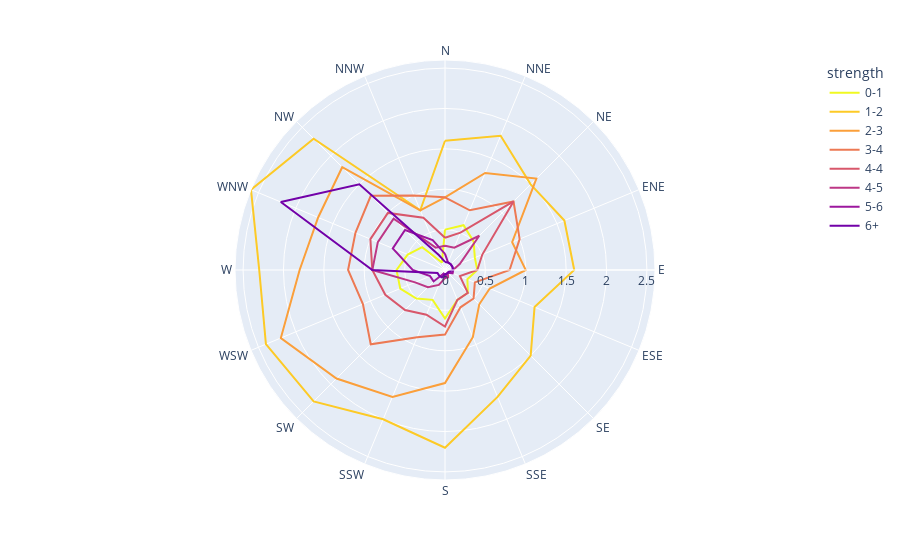

The code cell stored with this chart in its notebook:
### Code cell
import plotly.express as px
df = px.data.wind()
fig = px.line_polar(df, r="frequency", theta="direction", color="strength", line_close=True,
            color_discrete_sequence=px.colors.sequential.Plasma_r)
fig.show()

### Figure 1 — Plotly figure (JSON) as saved in the notebook; plotly's stock layout.template omitted (floating-point values rounded to 4 significant figures)
{"data": [{"hovertemplate": "strength=0-1<br>frequency=%{r}<br>direction=%{theta}<extra></extra>", "legendgroup": "0-1", "line": {"color": "#f0f921", "dash": "solid"}, "mode": "lines", "name": "0-1", "r": [0.5, 0.6, 0.5, 0.4, 0.4, 0.3, 0.4, 0.4, 0.6, 0.4, 0.5, 0.6, 0.6, 0.5, 0.4, 0.1, 0.5], "showlegend": true, "subplot": "polar", "theta": ["N", "NNE", "NE", "ENE", "E", "ESE", "SE", "SSE", "S", "SSW", "SW", "WSW", "W", "WNW", "NW", "NNW", "N"], "type": "scatterpolar"}, {"hovertemplate": "strength=1-2<br>frequency=%{r}<br>direction=%{theta}<extra></extra>", "legendgroup": "1-2", "line": {"color": "#fdca26", "dash": "solid"}, "mode": "lines", "name": "1-2", "r": [1.6, 1.8, 1.5, 1.6, 1.6, 1.2, 1.5, 1.7, 2.2, 2, 2.3, 2.4, 2.3, 2.6, 2.3, 0.8, 1.6], "showlegend": true, "subplot": "polar", "theta": ["N", "NNE", "NE", "ENE", "E", "ESE", "SE", "SSE", "S", "SSW", "SW", "WSW", "W", "WNW", "NW", "NNW", "N"], "type": "scatterpolar"}, {"hovertemplate": "strength=2-3<br>frequency=%{r}<br>direction=%{theta}<extra></extra>", "legendgroup": "2-3", "line": {"color": "#fb9f3a", "dash": "solid"}, "mode": "lines", "name": "2-3", "r": [0.9, 1.3, 1.6, 0.9, 1, 0.6, 0.6, 0.9, 1.4, 1.7, 1.9, 2.2, 1.8, 1.7, 1.8, 0.8, 0.9], "showlegend": true, "subplot": "polar", "theta": ["N", "NNE", "NE", "ENE", "E", "ESE", "SE", "SSE", "S", "SSW", "SW", "WSW", "W", "WNW", "NW", "NNW", "N"], "type": "scatterpolar"}, {"hovertemplate": "strength=3-4<br>frequency=%{r}<br>direction=%{theta}<extra></extra>", "legendgroup": "3-4", "line": {"color": "#ed7953", "dash": "solid"}, "mode": "lines", "name": "3-4", "r": [0.9, 0.8, 1.2, 1, 0.8, 0.4, 0.5, 0.5, 0.8, 0.9, 1.3, 1.1, 1.2, 1.2, 1.3, 1, 0.9], "showlegend": true, "subplot": "polar", "theta": ["N", "NNE", "NE", "ENE", "E", "ESE", "SE", "SSE", "S", "SSW", "SW", "WSW", "W", "WNW", "NW", "NNW", "N"], "type": "scatterpolar"}, {"hovertemplate": "strength=4-4<br>frequency=%{r}<br>direction=%{theta}<extra></extra>", "legendgroup": "4-4", "line": {"color": "#d8576b", "dash": "solid"}, "mode": "lines", "name": "4-4", "r": [0.4, 0.5, 1.2, 0.5, 0.4, 0.2, 0.4, 0.4, 0.7, 0.6, 0.7, 0.8, 0.9, 1, 1, 0.7, 0.4], "showlegend": true, "subplot": "polar", "theta": ["N", "NNE", "NE", "ENE", "E", "ESE", "SE", "SSE", "S", "SSW", "SW", "WSW", "W", "WNW", "NW", "NNW", "N"], "type": "scatterpolar"}, {"hovertemplate": "strength=4-5<br>frequency=%{r}<br>direction=%{theta}<extra></extra>", "legendgroup": "4-5", "line": {"color": "#bd3786", "dash": "solid"}, "mode": "lines", "name": "4-5", "r": [0.3, 0.3, 0.6, 0.2, 0.1, 0.1, 0.05, 0.1, 0.1, 0.2, 0.3, 0.4, 0.9, 0.9, 0.9, 0.3, 0.3], "showlegend": true, "subplot": "polar", "theta": ["N", "NNE", "NE", "ENE", "E", "ESE", "SE", "SSE", "S", "SSW", "SW", "WSW", "W", "WNW", "NW", "NNW", "N"], "type": "scatterpolar"}, {"hovertemplate": "strength=5-6<br>frequency=%{r}<br>direction=%{theta}<extra></extra>", "legendgroup": "5-6", "line": {"color": "#9c179e", "dash": "solid"}, "mode": "lines", "name": "5-6", "r": [0.2, 0.1, 0.1, 0.1, 0.1, 0.1, 0.05, 0.05, 0.1, 0.05, 0.2, 0.2, 0.4, 0.7, 0.7, 0.4, 0.2], "showlegend": true, "subplot": "polar", "theta": ["N", "NNE", "NE", "ENE", "E", "ESE", "SE", "SSE", "S", "SSW", "SW", "WSW", "W", "WNW", "NW", "NNW", "N"], "type": "scatterpolar"}, {"hovertemplate": "strength=6+<br>frequency=%{r}<br>direction=%{theta}<extra></extra>", "legendgroup": "6+", "line": {"color": "#7201a8", "dash": "solid"}, "mode": "lines", "name": "6+", "r": [0.1, 0.1, 0.1, 0.1, 0.1, 0.05, 0.05, 0.05, 0.05, 0.1, 0.1, 0.1, 0.9, 2.2, 1.5, 0.2, 0.1], "showlegend": true, "subplot": "polar", "theta": ["N", "NNE", "NE", "ENE", "E", "ESE", "SE", "SSE", "S", "SSW", "SW", "WSW", "W", "WNW", "NW", "NNW", "N"], "type": "scatterpolar"}], "layout": {"autosize": true, "legend": {"title": {"text": "strength"}, "tracegroupgap": 0}, "margin": {"t": 60}, "polar": {"angularaxis": {"direction": "clockwise", "rotation": 90, "type": "category"}, "domain": {"x": [0, 1], "y": [0, 1]}, "radialaxis": {"autorange": true, "range": [0, 2.6], "type": "linear"}}}}
